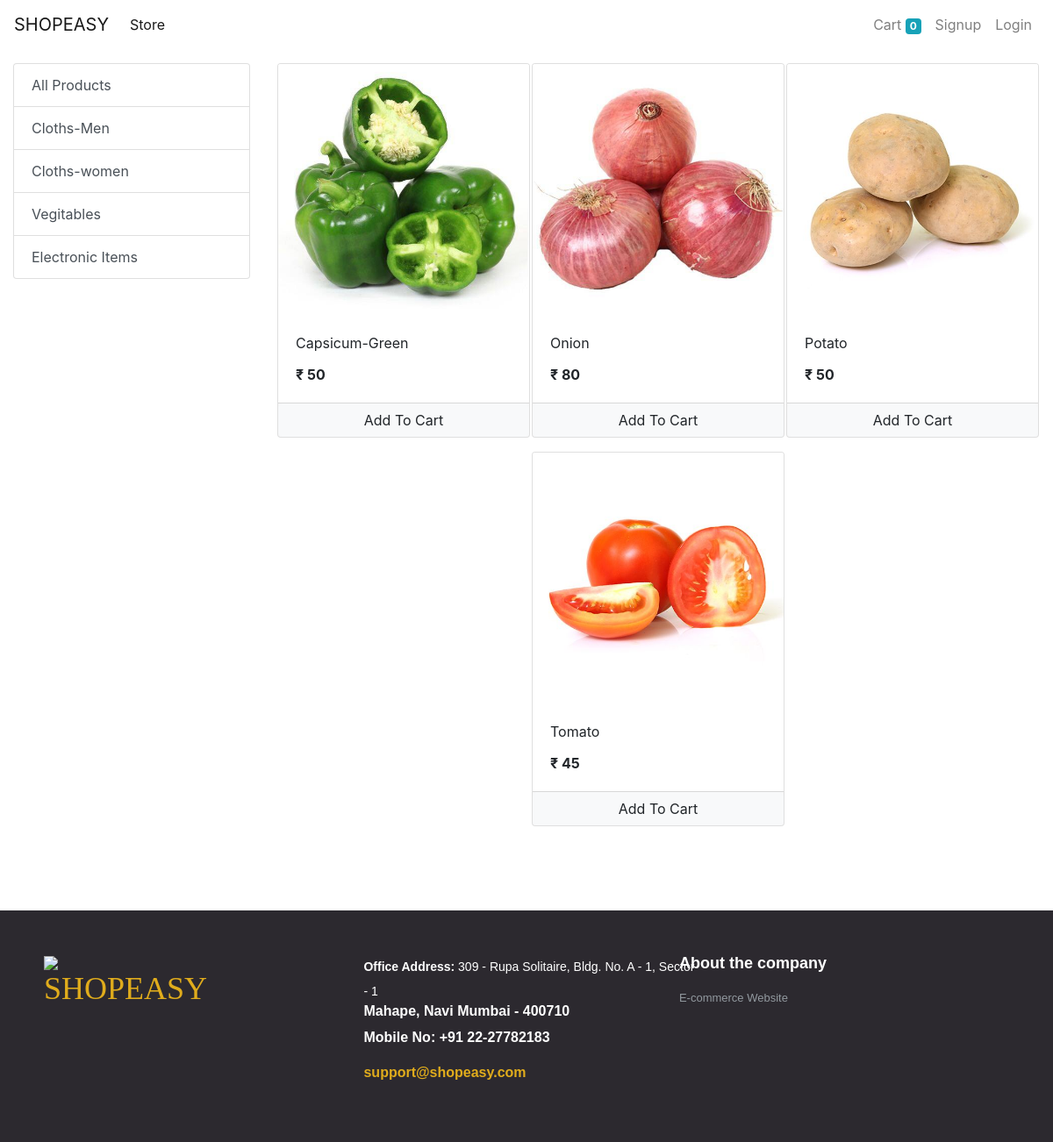
Screenshot of /store?category=3 with the database file from the repository.
### store/models/category.py (models this page shows, shortened)
class Category(models.Model):
    name = models.CharField(max_length=20)
    @staticmethod
    def get_all_categories():
        return Category.objects.all()

### store/models/product.py (models this page shows, shortened)
class Product(models.Model):
    name = models.CharField(max_length=50)
    price = models.IntegerField(default=0)
    category = models.ForeignKey(Category, on_delete=models.CASCADE, default=1)
    description = models.CharField(max_length=200, default='' , null=True , blank=True)
    image = models.ImageField(upload_to='uploads/products/')
    @staticmethod
    def get_all_products_by_category_id(category_id):
        if category_id:
            return Product.objects.filter(category = category_id)
        else:
            return Product.get_all_products();

### store/views/Home.py (the view)
# urls.py: path('',include('store.urls'))
def store(request):
    cart = request.session.get('cart')
    if not cart:
        request.session['cart'] = {}
    products = None
    categories = Category.get_all_categories()
    category_id = request.GET.get('category')
    if category_id:
        products = Product.get_all_products_by_category_id(category_id)
    else:
        products = Product.get_all_products();
    data = {}
    data['products'] = products
    data['categories'] = categories
    print('you are : ', request.session.get('email'))
    return render(request, 'index.html', data)

### store/templatetags/cart.py (called while the page is built)
@register.filter(name='is_in_cart')
def is_in_cart(product, cart):
    keys = cart.keys()
    for id in keys:
        if int(id) == product.id:
            return True
    return False;

### store/templatetags/custom_filter.py (called while the page is built)
@register.filter(name='currency')
def currency(number):
    return "₹ " + str(number)

### store/templates/index.html (shortened to what this page needs)
{% extends 'base.html' %}
{% block content %}
{% load cart %}
{% load custom_filter %}
<div class="container-fluid mt-3">
    <div class="row">
        <div class="col-lg-3 mx-auto">
            <div class="list-group">
                <a href="/" class="list-group-item list-group-item-action">All Products</a>
                {% for category in categories %}
                <a href="/?category={{category.id}}"
                   class="list-group-item list-group-item-action">{{category.name}}</a>
                {% endfor %}
            </div>
        </div>
        <div id='products' class="col-lg-9 mx-auto">
            <div class="row mx-auto">
                {% for product in products %}
                <div class="card mx-auto mb-3" id={{product.id}} style="width: 18rem;">
                    <img class="card-img-top" src="{{product.image.url}}" alt="Card image cap">
                    <div class="card-body">
                        <p class="card-title">{{product.name}}</p>
                        <p class="card-text"><b>{{product.price|currency}}</b></p>
                    </div>
                    <div class="card-footer p-0 no-gutters">
						{% if product|is_in_cart:request.session.cart %}
						<div class="row no-gutters">
							<form action="/#{{product.id}}" class="col-2 " method="post">
								{% csrf_token %}
								<input hidden type="text" name='product' value='{{product.id}}'>
								<input hidden type="text" name='remove' value='True'>
								<input type="submit" value=" - " class="btn btn-block btn-light border-right">
							</form>
							<div class="text-center col">{{product|cart_quantity:request.session.cart}} in Cart</div>
							<form action="/#{{product.id}}" class="col-2 " method="post">
								{% csrf_token %}
								<input hidden type="text" name='product' value='{{product.id}}'>
								<input type="submit" value=" + " class="btn btn-block btn-light border-left">
							</form>
						</div>
						{% else %}
						<form action="/#{{product.id}}" method="POST" class="btn-block">
							<input type="submit" class="float-right btn btn-light  form-control"
								value="Add To Cart">
						</form>
						{% endif %}
                    </div>
                </div>
                {% endfor %}
            </div>
        </div>
    </div>
</div>
<div>
    <footer class="footer-distributed">
			<div class="footer-left">
          <img src="img/logo.png">
				<h3><span>SHOPEASY</span></h3>
			</div>
			<div class="footer-center">
				<div>
                    <p><span><b>Office Address:</b> 309 - Rupa Solitaire,
						 Bldg. No. A - 1, Sector - 1</span>
						Mahape, Navi Mumbai - 400710</p>
				</div>
				<div>
					<p>Mobile No: +91 22-27782183</p>
				</div>
				<div>
					<p><a href="mailto:support@eduonix.com">support@shopeasy.com</a></p>
				</div>
			</div>
			<div class="footer-right">
				<p class="footer-company-about">
					<span>About the company</span>
					E-commerce Website</p>
			</div>
		</footer>
</div>
{% endblock %}

### store/templates/base.html (style rules this page uses)
.footer-distributed { background-color: #2c292f; box-sizing: border-box; width: 100%; text-align: left; font: bold 16px sans-serif; padding: 50px 50px 60px 50px; margin-top: 80px; }
.footer-distributed .footer-left, .footer-distributed .footer-center, .footer-distributed .footer-right { display: inline-block; vertical-align: top; }
.footer-distributed .footer-left { width: 30%; }
.footer-distributed h3 { color: #ffffff; font: normal 36px 'Cookie', cursive; margin: 0; }
.footer-distributed .footer-left img { width: 30%; }
.footer-distributed h3 span { color: #e0ac1c; }
.footer-distributed .footer-center { width: 35%; }
.footer-distributed .footer-center p { display: inline-block; color: #ffffff; vertical-align: middle; margin:0; }
.footer-distributed .footer-center p span { display:block; font-weight: normal; font-size:14px; line-height:2; }
.footer-distributed .footer-center p a { color: #e0ac1c; text-decoration: none;; }
.footer-distributed .footer-right { width: 30%; }
.footer-distributed .footer-company-about { line-height: 20px; color: #92999f; font-size: 13px; font-weight: normal; margin: 0; }
.footer-distributed .footer-company-about span { display: block; color: #ffffff; font-size: 18px; font-weight: bold; margin-bottom: 20px; }

### rows the page displays
Category: name "Cloths-Men"
Category: name "Cloths-women"
Category: name "Vegitables"
Category: name "Electronic Items"
Product: image (picture), name "Capsicum-Green", price "₹ 50"
Product: image (picture), name "Onion", price "₹ 80"
Product: image (picture), name "Potato", price "₹ 50"
Product: image (picture), name "Tomato", price "₹ 45"

### other values shown
{{ request.session.cart.keys|length }} "0"
